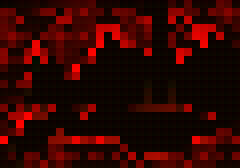

A 2D game scene composited from a Tiled map and its tileset images. What follows is a short description and the map's XML, with each tile layer's data collapsed to a summary:
An orthogonal 30x21 tile map with 8x8 px tiles, 1 tile layer (layer).

<map version="1.2" tiledversion="1.2.4" orientation="orthogonal" renderorder="right-down" width="30" height="21" tilewidth="8" tileheight="8" infinite="0" nextlayerid="2" nextobjectid="1">
 <tileset firstgid="1" source="rg256.tsx" />
 <layer id="1" name="layer" width="30" height="21">
  <data>[630 cells, 630 non-empty, 52 distinct tile ids]</data>
 </layer>
</map>